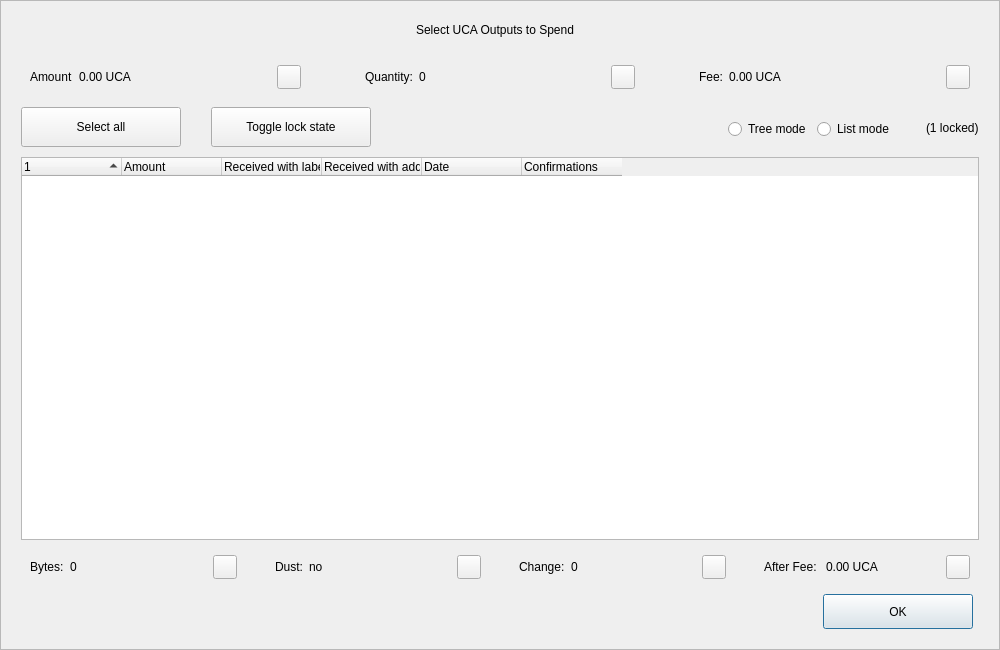
<?xml version="1.0" encoding="UTF-8"?>
<ui version="4.0">
 <class>CoinControlDialog</class>
 <widget class="QDialog" name="CoinControlDialog">
  <property name="geometry">
   <rect>
    <x>0</x>
    <y>0</y>
    <width>1000</width>
    <height>650</height>
   </rect>
  </property>
  <property name="minimumSize">
   <size>
    <width>950</width>
    <height>650</height>
   </size>
  </property>
  <property name="windowTitle">
   <string>Coin Selection</string>
  </property>
  <property name="styleSheet">
   <string notr="true"/>
  </property>
  <layout class="QVBoxLayout" name="verticalLayout">
   <property name="spacing">
    <number>0</number>
   </property>
   <property name="leftMargin">
    <number>0</number>
   </property>
   <property name="topMargin">
    <number>0</number>
   </property>
   <property name="rightMargin">
    <number>0</number>
   </property>
   <property name="bottomMargin">
    <number>0</number>
   </property>
   <item>
    <widget class="QFrame" name="frameContainer">
     <property name="toolTipDuration">
      <number>0</number>
     </property>
     <property name="frameShape">
      <enum>QFrame::StyledPanel</enum>
     </property>
     <property name="frameShadow">
      <enum>QFrame::Raised</enum>
     </property>
     <layout class="QVBoxLayout" name="verticalLayout_2">
      <property name="leftMargin">
       <number>0</number>
      </property>
      <property name="rightMargin">
       <number>0</number>
      </property>
      <property name="bottomMargin">
       <number>20</number>
      </property>
      <item>
       <layout class="QHBoxLayout" name="horizontalLayout_12">
        <property name="spacing">
         <number>0</number>
        </property>
        <property name="leftMargin">
         <number>20</number>
        </property>
        <property name="rightMargin">
         <number>30</number>
        </property>
        <item>
         <spacer name="horizontalSpacer_4">
          <property name="orientation">
           <enum>Qt::Horizontal</enum>
          </property>
          <property name="sizeHint" stdset="0">
           <size>
            <width>40</width>
            <height>20</height>
           </size>
          </property>
         </spacer>
        </item>
        <item>
         <widget class="QLabel" name="labelTitle">
          <property name="minimumSize">
           <size>
            <width>0</width>
            <height>40</height>
           </size>
          </property>
          <property name="maximumSize">
           <size>
            <width>16777215</width>
            <height>40</height>
           </size>
          </property>
          <property name="text">
           <string>Select UCA Outputs to Spend</string>
          </property>
          <property name="alignment">
           <set>Qt::AlignCenter</set>
          </property>
          <property name="margin">
           <number>7</number>
          </property>
         </widget>
        </item>
        <item>
         <spacer name="horizontalSpacer_5">
          <property name="orientation">
           <enum>Qt::Horizontal</enum>
          </property>
          <property name="sizeHint" stdset="0">
           <size>
            <width>40</width>
            <height>20</height>
           </size>
          </property>
         </spacer>
        </item>
       </layout>
      </item>
      <item>
       <layout class="QHBoxLayout" name="horizontalLayout_8">
        <property name="leftMargin">
         <number>20</number>
        </property>
        <property name="rightMargin">
         <number>20</number>
        </property>
        <item>
         <widget class="QWidget" name="layoutAmount" native="true">
          <layout class="QHBoxLayout" name="horizontalLayout_9" stretch="0,1,0">
           <item>
            <widget class="QLabel" name="labelCoinControlAmountText">
             <property name="text">
              <string>Amount</string>
             </property>
            </widget>
           </item>
           <item>
            <widget class="QLabel" name="labelCoinControlAmount">
             <property name="text">
              <string>0.00 UCA</string>
             </property>
            </widget>
           </item>
           <item alignment="Qt::AlignHCenter|Qt::AlignVCenter">
            <widget class="QPushButton" name="pushButtonAmount">
             <property name="minimumSize">
              <size>
               <width>0</width>
               <height>24</height>
              </size>
             </property>
             <property name="maximumSize">
              <size>
               <width>24</width>
               <height>26</height>
              </size>
             </property>
             <property name="focusPolicy">
              <enum>Qt::NoFocus</enum>
             </property>
             <property name="styleSheet">
              <string notr="true">padding-bottom:2px;
padding-right:4px;</string>
             </property>
             <property name="text">
              <string/>
             </property>
            </widget>
           </item>
          </layout>
         </widget>
        </item>
        <item>
         <spacer name="horizontalSpacer_2">
          <property name="orientation">
           <enum>Qt::Horizontal</enum>
          </property>
          <property name="sizeType">
           <enum>QSizePolicy::Fixed</enum>
          </property>
          <property name="sizeHint" stdset="0">
           <size>
            <width>40</width>
            <height>20</height>
           </size>
          </property>
         </spacer>
        </item>
        <item>
         <widget class="QWidget" name="layoutQuantity" native="true">
          <layout class="QHBoxLayout" name="horizontalLayout_10" stretch="0,1,0">
           <item>
            <widget class="QLabel" name="labelCoinControlQuantityText">
             <property name="text">
              <string>Quantity:</string>
             </property>
            </widget>
           </item>
           <item>
            <widget class="QLabel" name="labelCoinControlQuantity">
             <property name="text">
              <string>0</string>
             </property>
            </widget>
           </item>
           <item alignment="Qt::AlignHCenter|Qt::AlignVCenter">
            <widget class="QPushButton" name="pushButtonQuantity">
             <property name="minimumSize">
              <size>
               <width>0</width>
               <height>24</height>
              </size>
             </property>
             <property name="maximumSize">
              <size>
               <width>24</width>
               <height>26</height>
              </size>
             </property>
             <property name="focusPolicy">
              <enum>Qt::NoFocus</enum>
             </property>
             <property name="styleSheet">
              <string notr="true">padding-bottom:2px;
               padding-right:4px;</string>
             </property>
             <property name="text">
              <string/>
             </property>
            </widget>
           </item>
          </layout>
         </widget>
        </item>
        <item>
         <spacer name="horizontalSpacer_22">
          <property name="orientation">
           <enum>Qt::Horizontal</enum>
          </property>
          <property name="sizeType">
           <enum>QSizePolicy::Fixed</enum>
          </property>
          <property name="sizeHint" stdset="0">
           <size>
            <width>40</width>
            <height>20</height>
           </size>
          </property>
         </spacer>
        </item>
        <item>
         <widget class="QWidget" name="layoutFee" native="true">
          <layout class="QHBoxLayout" name="horizontalLayout_11" stretch="0,1,0">
           <item>
            <widget class="QLabel" name="labelCoinControlFeeText">
             <property name="text">
              <string>Fee:</string>
             </property>
            </widget>
           </item>
           <item>
            <widget class="QLabel" name="labelCoinControlFee">
             <property name="text">
              <string>0.00 UCA</string>
             </property>
            </widget>
           </item>
           <item alignment="Qt::AlignHCenter|Qt::AlignVCenter">
            <widget class="QPushButton" name="pushButtonFee">
             <property name="minimumSize">
              <size>
               <width>0</width>
               <height>24</height>
              </size>
             </property>
             <property name="maximumSize">
              <size>
               <width>24</width>
               <height>26</height>
              </size>
             </property>
             <property name="focusPolicy">
              <enum>Qt::NoFocus</enum>
             </property>
             <property name="styleSheet">
              <string notr="true">padding-bottom:2px;
               padding-right:4px;</string>
             </property>
             <property name="text">
              <string/>
             </property>
            </widget>
           </item>
          </layout>
         </widget>
        </item>
       </layout>
      </item>
      <item>
       <widget class="QFrame" name="frame">
        <property name="minimumSize">
         <size>
          <width>0</width>
          <height>40</height>
         </size>
        </property>
        <property name="styleSheet">
         <string notr="true">#frame {
	border:0;
}</string>
        </property>
        <property name="frameShape">
         <enum>QFrame::StyledPanel</enum>
        </property>
        <property name="frameShadow">
         <enum>QFrame::Sunken</enum>
        </property>
        <layout class="QHBoxLayout" name="horizontalLayout">
         <property name="spacing">
          <number>0</number>
         </property>
         <property name="leftMargin">
          <number>20</number>
         </property>
         <property name="topMargin">
          <number>0</number>
         </property>
         <property name="rightMargin">
          <number>20</number>
         </property>
         <property name="bottomMargin">
          <number>0</number>
         </property>
         <item>
          <layout class="QHBoxLayout" name="horizontalLayoutPanel" stretch="0,0,0,0,0,0">
           <property name="spacing">
            <number>20</number>
           </property>
           <item>
            <widget class="QPushButton" name="pushButtonSelectAll">
             <property name="sizePolicy">
              <sizepolicy hsizetype="Maximum" vsizetype="Fixed">
               <horstretch>0</horstretch>
               <verstretch>0</verstretch>
              </sizepolicy>
             </property>
             <property name="minimumSize">
              <size>
               <width>160</width>
               <height>40</height>
              </size>
             </property>
             <property name="maximumSize">
              <size>
               <width>16777215</width>
               <height>40</height>
              </size>
             </property>
             <property name="text">
              <string>Select all</string>
             </property>
             <property name="checkable">
              <bool>true</bool>
             </property>
             <property name="checked">
              <bool>false</bool>
             </property>
             <property name="autoExclusive">
              <bool>false</bool>
             </property>
             <property name="autoDefault">
              <bool>false</bool>
             </property>
            </widget>
           </item>
           <item>
            <spacer name="horizontalSpacer_6">
             <property name="orientation">
              <enum>Qt::Horizontal</enum>
             </property>
             <property name="sizeType">
              <enum>QSizePolicy::Fixed</enum>
             </property>
             <property name="sizeHint" stdset="0">
              <size>
               <width>10</width>
               <height>20</height>
              </size>
             </property>
            </spacer>
           </item>
           <item>
            <widget class="QPushButton" name="pushButtonToggleLock">
             <property name="sizePolicy">
              <sizepolicy hsizetype="Maximum" vsizetype="Fixed">
               <horstretch>0</horstretch>
               <verstretch>0</verstretch>
              </sizepolicy>
             </property>
             <property name="minimumSize">
              <size>
               <width>160</width>
               <height>40</height>
              </size>
             </property>
             <property name="maximumSize">
              <size>
               <width>16777215</width>
               <height>40</height>
              </size>
             </property>
             <property name="text">
              <string>Toggle lock state</string>
             </property>
             <property name="checkable">
              <bool>true</bool>
             </property>
             <property name="autoExclusive">
              <bool>false</bool>
             </property>
             <property name="autoDefault">
              <bool>false</bool>
             </property>
            </widget>
           </item>
           <item>
            <spacer name="horizontalSpacer_7">
             <property name="orientation">
              <enum>Qt::Horizontal</enum>
             </property>
             <property name="sizeType">
              <enum>QSizePolicy::Expanding</enum>
             </property>
             <property name="sizeHint" stdset="0">
              <size>
               <width>30</width>
               <height>20</height>
              </size>
             </property>
            </spacer>
           </item>
           <item alignment="Qt::AlignRight">
            <widget class="QGroupBox" name="groupBox_2">
             <property name="styleSheet">
              <string notr="true">#groupBox_2 {
    background-color:transparent;
    border-radius:0;
}</string>
             </property>
             <property name="title">
              <string/>
             </property>
             <layout class="QHBoxLayout" name="horizontalLayout_14">
              <item>
               <widget class="QRadioButton" name="radioTreeMode">
                <property name="sizePolicy">
                 <sizepolicy hsizetype="Maximum" vsizetype="Fixed">
                  <horstretch>0</horstretch>
                  <verstretch>0</verstretch>
                 </sizepolicy>
                </property>
                <property name="text">
                 <string>Tree mode</string>
                </property>
               </widget>
              </item>
              <item>
               <widget class="QRadioButton" name="radioListMode">
                <property name="sizePolicy">
                 <sizepolicy hsizetype="Maximum" vsizetype="Fixed">
                  <horstretch>0</horstretch>
                  <verstretch>0</verstretch>
                 </sizepolicy>
                </property>
                <property name="text">
                 <string>List mode</string>
                </property>
                <property name="checked">
                 <bool>false</bool>
                </property>
               </widget>
              </item>
             </layout>
            </widget>
           </item>
           <item>
            <widget class="QLabel" name="labelLocked">
             <property name="text">
              <string>(1 locked)</string>
             </property>
            </widget>
           </item>
          </layout>
         </item>
        </layout>
       </widget>
      </item>
      <item>
       <layout class="QHBoxLayout" name="horizontalLayout_13">
        <property name="leftMargin">
         <number>20</number>
        </property>
        <property name="rightMargin">
         <number>20</number>
        </property>
        <item>
         <widget class="CoinControlTreeWidget" name="treeWidget">
          <property name="contextMenuPolicy">
           <enum>Qt::CustomContextMenu</enum>
          </property>
          <property name="styleSheet">
           <string notr="true"/>
          </property>
          <property name="sortingEnabled">
           <bool>false</bool>
          </property>
          <property name="columnCount">
           <number>6</number>
          </property>
          <attribute name="headerShowSortIndicator" stdset="0">
           <bool>true</bool>
          </attribute>
          <attribute name="headerStretchLastSection">
           <bool>false</bool>
          </attribute>
          <column>
           <property name="text">
            <string/>
           </property>
          </column>
          <column>
           <property name="text">
            <string>Amount</string>
           </property>
          </column>
          <column>
           <property name="text">
            <string>Received with label</string>
           </property>
          </column>
          <column>
           <property name="text">
            <string>Received with address</string>
           </property>
          </column>
          <column>
           <property name="text">
            <string>Date</string>
           </property>
          </column>
          <column>
           <property name="text">
            <string>Confirmations</string>
           </property>
           <property name="toolTip">
            <string>Confirmed</string>
           </property>
          </column>
         </widget>
        </item>
       </layout>
      </item>
      <item>
       <layout class="QHBoxLayout" name="horizontalLayout_3">
        <property name="spacing">
         <number>20</number>
        </property>
        <property name="leftMargin">
         <number>20</number>
        </property>
        <property name="rightMargin">
         <number>20</number>
        </property>
        <item>
         <widget class="QWidget" name="layoutBytes" native="true">
          <layout class="QHBoxLayout" name="horizontalLayout_4" stretch="0,1,0">
           <item>
            <widget class="QLabel" name="labelCoinControlBytesText">
             <property name="text">
              <string>Bytes:</string>
             </property>
            </widget>
           </item>
           <item>
            <widget class="QLabel" name="labelCoinControlBytes">
             <property name="text">
              <string>0</string>
             </property>
            </widget>
           </item>
           <item alignment="Qt::AlignHCenter|Qt::AlignVCenter">
            <widget class="QPushButton" name="pushButtonBytes">
             <property name="minimumSize">
              <size>
               <width>0</width>
               <height>24</height>
              </size>
             </property>
             <property name="maximumSize">
              <size>
               <width>24</width>
               <height>26</height>
              </size>
             </property>
             <property name="focusPolicy">
              <enum>Qt::NoFocus</enum>
             </property>
             <property name="styleSheet">
              <string notr="true">padding-bottom:2px;
               padding-right:4px;</string>
             </property>
             <property name="text">
              <string/>
             </property>
            </widget>
           </item>
          </layout>
         </widget>
        </item>
        <item>
         <widget class="QWidget" name="layoutDust" native="true">
          <layout class="QHBoxLayout" name="horizontalLayout_5" stretch="0,1,0">
           <item>
            <widget class="QLabel" name="labelCoinControlLowOutputText">
             <property name="text">
              <string>Dust:</string>
             </property>
            </widget>
           </item>
           <item>
            <widget class="QLabel" name="labelCoinControlLowOutput">
             <property name="text">
              <string>no</string>
             </property>
            </widget>
           </item>
           <item alignment="Qt::AlignHCenter|Qt::AlignVCenter">
            <widget class="QPushButton" name="pushButtonDust">
             <property name="minimumSize">
              <size>
               <width>0</width>
               <height>24</height>
              </size>
             </property>
             <property name="maximumSize">
              <size>
               <width>24</width>
               <height>26</height>
              </size>
             </property>
             <property name="focusPolicy">
              <enum>Qt::NoFocus</enum>
             </property>
             <property name="styleSheet">
              <string notr="true">padding-bottom:2px;
               padding-right:4px;</string>
             </property>
             <property name="text">
              <string/>
             </property>
            </widget>
           </item>
          </layout>
         </widget>
        </item>
        <item>
         <widget class="QWidget" name="layoutChange" native="true">
          <layout class="QHBoxLayout" name="horizontalLayout_6" stretch="0,1,0">
           <item>
            <widget class="QLabel" name="labelCoinControlChangeText">
             <property name="text">
              <string>Change:</string>
             </property>
            </widget>
           </item>
           <item>
            <widget class="QLabel" name="labelCoinControlChange">
             <property name="text">
              <string>0</string>
             </property>
            </widget>
           </item>
           <item alignment="Qt::AlignHCenter|Qt::AlignVCenter">
            <widget class="QPushButton" name="pushButtonChange">
             <property name="minimumSize">
              <size>
               <width>0</width>
               <height>24</height>
              </size>
             </property>
             <property name="maximumSize">
              <size>
               <width>24</width>
               <height>26</height>
              </size>
             </property>
             <property name="focusPolicy">
              <enum>Qt::NoFocus</enum>
             </property>
             <property name="styleSheet">
              <string notr="true">padding-bottom:2px;
               padding-right:4px;</string>
             </property>
             <property name="text">
              <string/>
             </property>
            </widget>
           </item>
          </layout>
         </widget>
        </item>
        <item>
         <widget class="QWidget" name="layoutAfter" native="true">
          <layout class="QHBoxLayout" name="horizontalLayout_7" stretch="0,1,0">
           <item>
            <widget class="QLabel" name="labelCoinControlAfterFeeText">
             <property name="text">
              <string>After Fee: </string>
             </property>
            </widget>
           </item>
           <item>
            <widget class="QLabel" name="labelCoinControlAfterFee">
             <property name="text">
              <string>0.00 UCA</string>
             </property>
            </widget>
           </item>
           <item alignment="Qt::AlignHCenter|Qt::AlignVCenter">
            <widget class="QPushButton" name="pushButtonAlterFee">
             <property name="minimumSize">
              <size>
               <width>0</width>
               <height>24</height>
              </size>
             </property>
             <property name="maximumSize">
              <size>
               <width>24</width>
               <height>26</height>
              </size>
             </property>
             <property name="focusPolicy">
              <enum>Qt::NoFocus</enum>
             </property>
             <property name="styleSheet">
              <string notr="true">padding-bottom:2px;
               padding-right:4px;</string>
             </property>
             <property name="text">
              <string/>
             </property>
            </widget>
           </item>
          </layout>
         </widget>
        </item>
       </layout>
      </item>
      <item>
       <layout class="QHBoxLayout" name="horizontalLayout_2">
        <property name="spacing">
         <number>0</number>
        </property>
        <property name="leftMargin">
         <number>20</number>
        </property>
        <property name="rightMargin">
         <number>26</number>
        </property>
        <item>
         <spacer name="horizontalSpacer_3">
          <property name="orientation">
           <enum>Qt::Horizontal</enum>
          </property>
          <property name="sizeHint" stdset="0">
           <size>
            <width>558</width>
            <height>20</height>
           </size>
          </property>
         </spacer>
        </item>
        <item>
         <widget class="QPushButton" name="pushButtonOk">
          <property name="minimumSize">
           <size>
            <width>150</width>
            <height>35</height>
           </size>
          </property>
          <property name="text">
           <string>OK</string>
          </property>
         </widget>
        </item>
       </layout>
      </item>
     </layout>
    </widget>
   </item>
  </layout>
 </widget>
 <customwidgets>
  <customwidget>
   <class>CoinControlTreeWidget</class>
   <extends>QTreeWidget</extends>
   <header>coincontroltreewidget.h</header>
  </customwidget>
 </customwidgets>
 <resources/>
 <connections/>
</ui>
